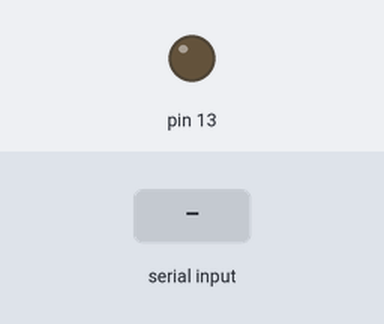
The sketch below on a simulated Arduino Uno, built with avr-gcc and run on an emulated ATmega328P. On the bench: output pins drawn as LEDs (lit = HIGH). The test bench sets the inputs (shaded band).

Above: at 1.2 s.
1.3 s: "1" received over Serial
At 2.5 s:
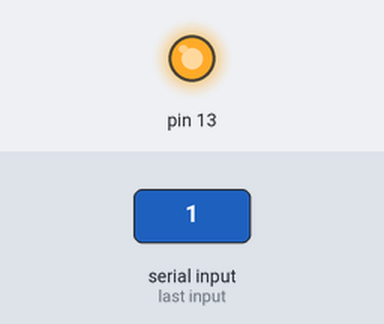
2.8 s: "0" received over Serial
At 3.7 s:
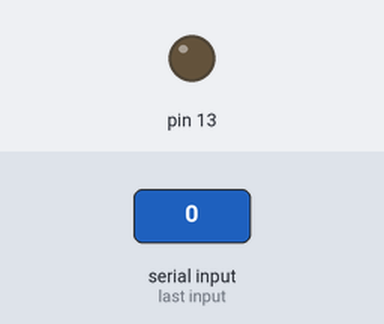
4.3 s: "2" received over Serial
At 4.9 s:
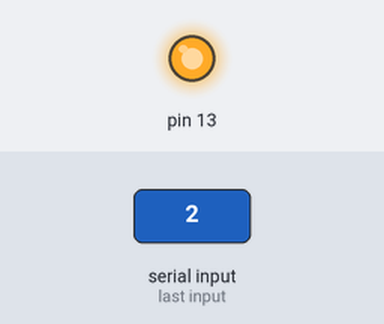
Timing chart, 0 to 7.3 s (numbered marks = the images above; inputs shaded):
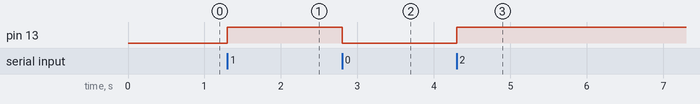

Measured:
- after the input at 1.3 s, pin 13: LOW → HIGH at once
- after the input at 2.8 s, pin 13: HIGH → LOW at once
- after the input at 4.3 s, pin 13: LOW → HIGH at once

The sketch:

rxBlink.ino
```cpp
void setup() {
  // put your setup code here, to run once:
  pinMode(13,OUTPUT);
  Serial.begin(115200);
}

void loop() {
  // put your main code here, to run repeatedly:
  if(Serial.available()){
    char switchChar = Serial.read();
    if(switchChar == '0'){
      digitalWrite(13,LOW);
    }else{
      digitalWrite(13,HIGH);
    }
  }
}
```
